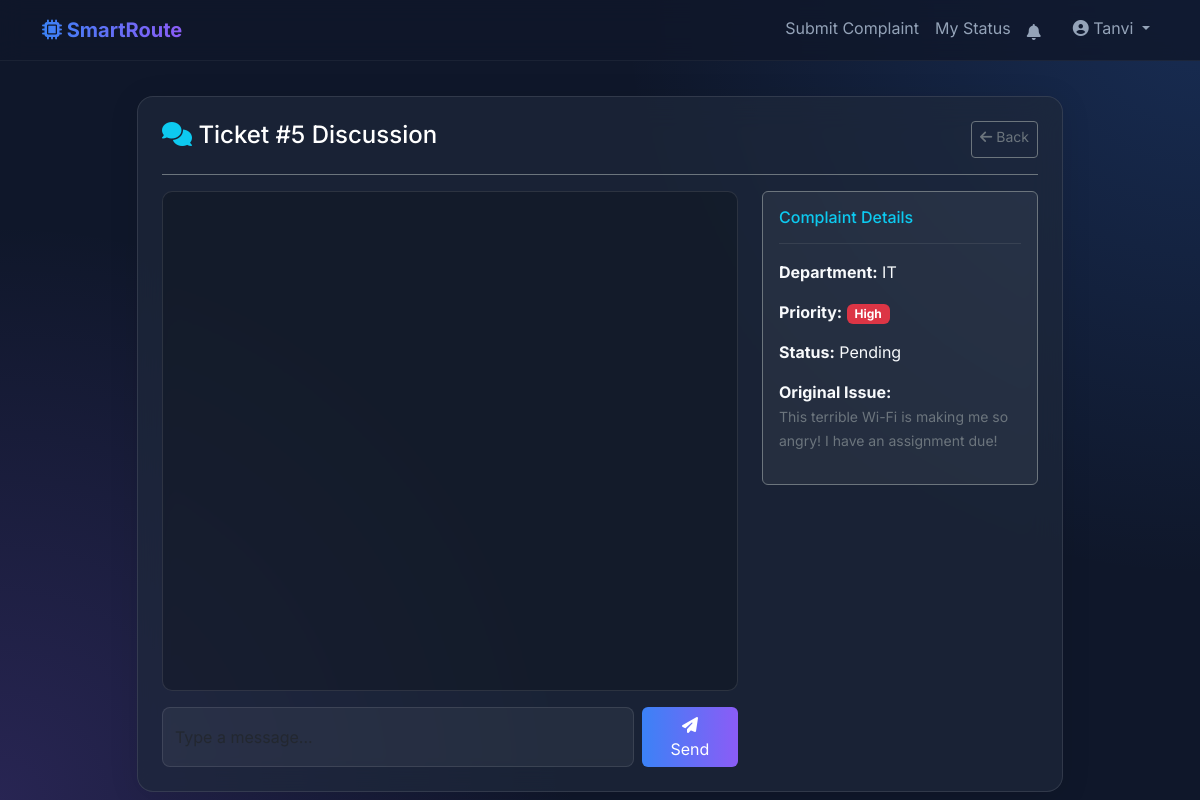
The page /chat/5 (signed in) on the database its author committed.
### app.py (models this page shows)
class User(db.Model):
    id = db.Column(db.Integer, primary_key=True)
    name = db.Column(db.String(100), nullable=False)
    email = db.Column(db.String(100), unique=True, nullable=False)
    password = db.Column(db.String(200), nullable=False)
    role = db.Column(db.String(20), default='User') # User, Admin, Department
    dept_id = db.Column(db.Integer, db.ForeignKey('department.id'), nullable=True)

class Complaint(db.Model):
    id = db.Column(db.Integer, primary_key=True)
    user_id = db.Column(db.Integer, db.ForeignKey('user.id'), nullable=False)
    user = db.relationship('User', backref=db.backref('complaints', lazy=True))
    text = db.Column(db.Text, nullable=False)
    department_id = db.Column(db.Integer, db.ForeignKey('department.id'), nullable=False, index=True)
    status = db.Column(db.String(50), default='Pending', index=True) # Pending, In Progress, Resolved
    remarks = db.Column(db.Text, nullable=True)
    date = db.Column(db.DateTime, default=datetime.datetime.utcnow, index=True)
    priority = db.Column(db.String(20), default='Normal', index=True) # Normal, High
    confidence_score = db.Column(db.Float, nullable=True)
    sentiment = db.Column(db.String(20), nullable=True, index=True)
    sla_deadline = db.Column(db.DateTime, nullable=True, index=True)
    sla_status = db.Column(db.String(50), default='Within SLA')
    escalation_level = db.Column(db.Integer, default=0)
    resolved_at = db.Column(db.DateTime, nullable=True)
    attachments = db.relationship('Attachment', backref='complaint', lazy=True)

class Department(db.Model):
    id = db.Column(db.Integer, primary_key=True)
    name = db.Column(db.String(100), unique=True, nullable=False)
    users = db.relationship('User', backref='department', lazy=True)
    complaints = db.relationship('Complaint', backref='department', lazy=True)

### app.py (the view)
@app.route('/chat/<int:complaint_id>')
def chat(complaint_id):
    if 'user_id' not in session:
        return redirect(url_for('login'))
    user = User.query.get(session['user_id'])
    complaint = Complaint.query.get_or_404(complaint_id)
    if user.role != 'Admin' and complaint.user_id != user.id and (user.role != 'Department' or user.dept_id != complaint.department_id):
        flash('Unauthorized access.', 'danger')
        return redirect(url_for('login'))
    messages = Message.query.filter_by(complaint_id=complaint_id).order_by(Message.timestamp.asc()).all()
    return render_template('chat.html', complaint=complaint, messages=messages, current_user=user)

### templates/chat.html (shortened to what this page needs)
{% extends "base.html" %}
{% block content %}
<div class="row justify-content-center h-100">
    <div class="col-md-10">
        <div class="glass-card slide-in p-4">
            <div class="d-flex justify-content-between border-bottom border-secondary pb-3 mb-3">
                <h4 class="text-white"><i class="fa-solid fa-comments text-info"></i> Ticket #{{ complaint.id }} Discussion</h4>
                <a href="{{ url_for('dept_dashboard') if current_user.role == 'Department' else url_for('view_status') }}" class="btn btn-outline-secondary btn-sm"><i class="fa-solid fa-arrow-left"></i> Back</a>
            </div>
            <div class="row">
                <div class="col-md-8">
                    <div id="chat-window" class="p-3 mb-3" style="height: 500px; overflow-y: auto; background: rgba(0,0,0,0.2); border-radius: 10px; border: 1px solid rgba(255,255,255,0.1);">
                    </div>
                    <form id="chat-form" class="d-flex">
                        <input type="text" id="chat-input" class="form-control me-2 glass-input" placeholder="Type a message..." required autocomplete="off" style="background: rgba(255,255,255,0.05); color: white;">
                        <button type="submit" class="btn btn-primary px-4"><i class="fa-solid fa-paper-plane"></i> Send</button>
                    </form>
                </div>
                <div class="col-md-4">
                    <div class="p-3 rounded border border-secondary" style="background: rgba(255,255,255,0.05);">
                        <h6 class="text-info">Complaint Details</h6>
                        <hr class="border-secondary">
                        <p><strong>Department:</strong> {{ complaint.department.name }}</p>
                        <p><strong>Priority:</strong>
                            {% if complaint.priority == 'High' %}<span class="badge bg-danger">High</span>{% else %}<span class="badge bg-secondary">Normal</span>{% endif %}
                        </p>
                        <p><strong>Status:</strong> {{ complaint.status }}</p>
                        <p><strong>Original Issue:</strong><br><small class="text-secondary">{{ complaint.text }}</small></p>
                    </div>
                </div>
            </div>
        </div>
    </div>
</div>
{% endblock %}

### templates/base.html (shortened to what this page needs)
<!DOCTYPE html>
<html lang="en">
<head>
    <link href="https://cdn.jsdelivr.net/npm/bootstrap@5.3.0/dist/css/bootstrap.min.css" rel="stylesheet">
    <link rel="stylesheet" href="https://cdnjs.cloudflare.com/ajax/libs/font-awesome/6.4.0/css/all.min.css">
    <link rel="stylesheet" href="{{ url_for('static', filename='css/styles.css') }}">
</head>
<body>
    <nav class="navbar navbar-expand-lg glass-nav fixed-top">
        <div class="container">
            <a class="navbar-brand fw-bold text-gradient" href="{{ url_for('index') }}">
                <i class="fa-solid fa-microchip"></i> SmartRoute
            </a>
            <div class="collapse navbar-collapse" id="navbarNav">
                <ul class="navbar-nav ms-auto font-weight-semibold">
                    {% if session.get('user_id') %}
                        {% if session.get('role') == 'User' %}
                            <li class="nav-item">
                                <a class="nav-link" href="{{ url_for('submit_complaint') }}">Submit Complaint</a>
                            </li>
                            <li class="nav-item">
                                <a class="nav-link" href="{{ url_for('view_status') }}">My Status</a>
                            </li>
                        {% elif session.get('role') == 'Admin' %}
                            <li class="nav-item">
                                <a class="nav-link" href="{{ url_for('admin_dashboard') }}">Admin Panel</a>
                            </li>
                        {% elif session.get('role') == 'Department' %}
                            <li class="nav-item">
                                <a class="nav-link" href="{{ url_for('dept_dashboard') }}">Tasks</a>
                            </li>
                        {% endif %}
                        <li class="nav-item dropdown me-3 mt-1">
                            <a class="nav-link" href="#" id="notifBell" data-bs-toggle="dropdown" style="position: relative;">
                                <i class="fa-solid fa-bell"></i>
                            </a>
                        </li>
                        <li class="nav-item dropdown">
                            <a class="nav-link dropdown-toggle" href="#" id="userDropdown" role="button" data-bs-toggle="dropdown">
                                <i class="fa-solid fa-user-circle"></i> {{ session.get('user_name') }}
                            </a>
                        </li>
                    {% endif %}
                </ul>
            </div>
        </div>
    </nav>
    <div class="container main-content mt-5 pt-5">
        {% block content %}{% endblock %}
    </div>
    <div class="toast-container position-fixed bottom-0 end-0 p-3" id="toastContainer" style="z-index: 1060;"></div>
</body>
</html>

### static/css/styles.css (style rules this page uses)
:root { --bg-color: #0f172a; --card-bg: rgba(30, 41, 59, 0.7); --text-primary: #f8fafc; --text-secondary: #94a3b8; --accent-color: #3b82f6; --accent-hover: #2563eb; --gradient-start: #3b82f6; --gradient-end: #8b5cf6; }
body { font-family: 'Inter', sans-serif; background: var(--bg-color); background-image: radial-gradient(circle at top right, rgba(59, 130, 246, 0.2), transparent 40%), radial-gradient(circle at bottom left, rgba(139, 92, 246, 0.2), transparent 40%); color: var(--text-primary); min-height: 100vh; display: flex; flex-direction: column; }
.text-gradient { background: linear-gradient(90deg, var(--gradient-start), var(--gradient-end)); -webkit-background-clip: text; -webkit-text-fill-color: transparent; }
.glass-card { background: var(--card-bg); backdrop-filter: blur(16px); -webkit-backdrop-filter: blur(16px); border: 1px solid rgba(255, 255, 255, 0.1); border-radius: 1rem; box-shadow: 0 4px 30px rgba(0, 0, 0, 0.1); transition: transform 0.3s ease, box-shadow 0.3s ease; }
.glass-nav { background: rgba(15, 23, 42, 0.8); backdrop-filter: blur(12px); border-bottom: 1px solid rgba(255, 255, 255, 0.05); }
.nav-link { color: var(--text-secondary) !important; transition: color 0.3s ease; }
.form-control, .form-select { background-color: rgba(15, 23, 42, 0.6); border: 1px solid rgba(255, 255, 255, 0.1); color: var(--text-primary); border-radius: 0.5rem; }
.btn-primary { background: linear-gradient(90deg, var(--gradient-start), var(--gradient-end)); border: none; transition: opacity 0.3s ease, transform 0.2s ease; }
.slide-in { animation: slideIn 0.5s cubic-bezier(0.4, 0, 0.2, 1) forwards; }

### rows shown on the page
User: get "Tanvi"
Complaint: id "5", status "Pending", text "This terrible Wi-Fi is making me so angry! I have an assignment due!"
Department: department.name "IT"
